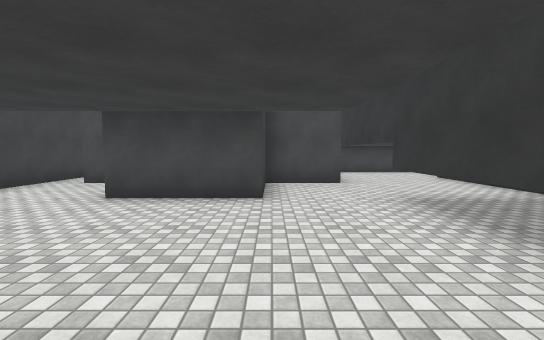
View 1 (above)

16 first-person views from a walk through a Unity game level. The camera is 1.5 m above the floor, tilts 4° down and sees 90° across. The floor is counted in squares, 2 m on a side. Each view is taken from the middle of a square. On the plan, view 1 faces up. The plan holds only what a view shows up to about 10 squares ahead; the rest is blank. The place goes on beyond the plan. The player is left out. Surface patterns are stand-ins for the level's own textures.

View 2
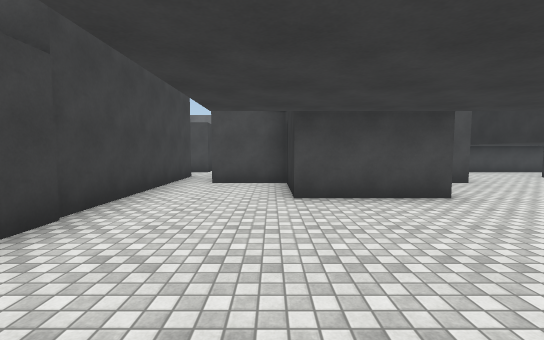

View 3
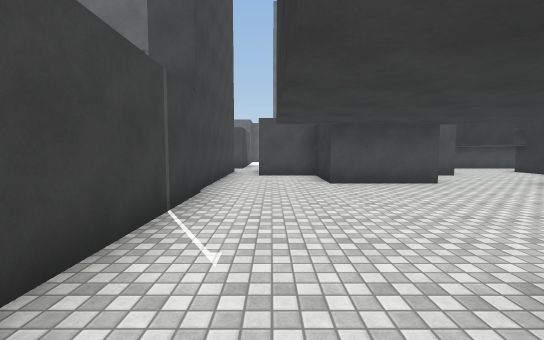

View 4
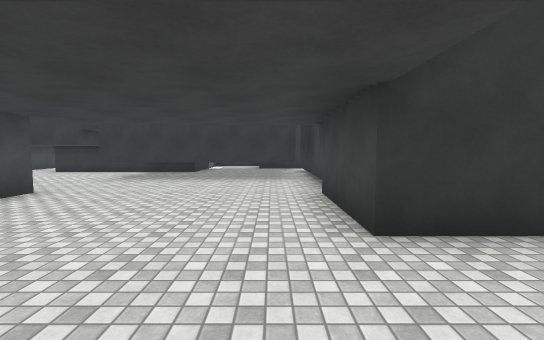

View 5
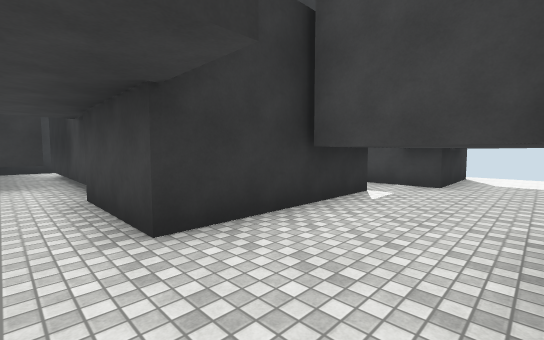

View 6
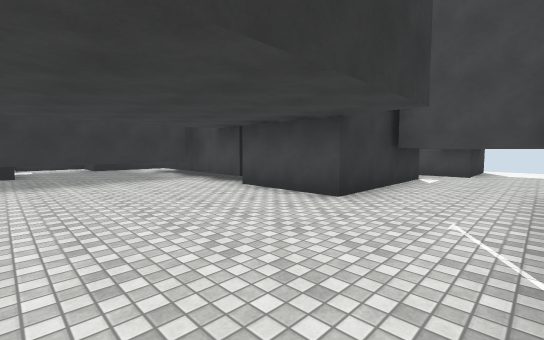

View 7
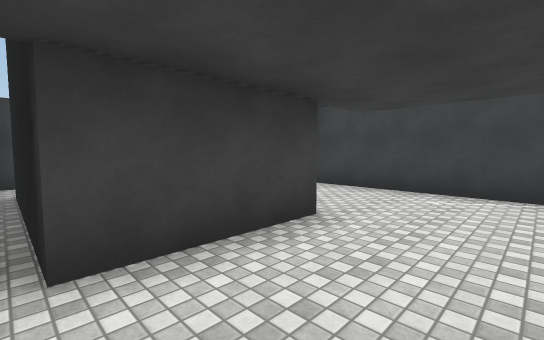

View 8
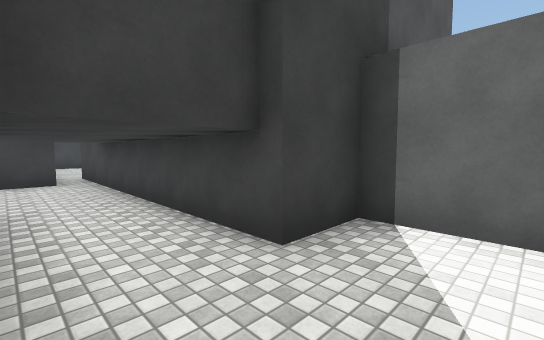

View 9
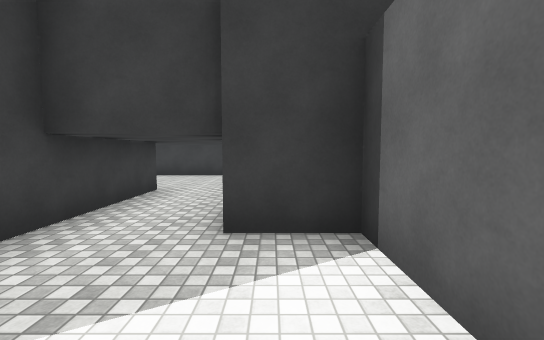

View 10
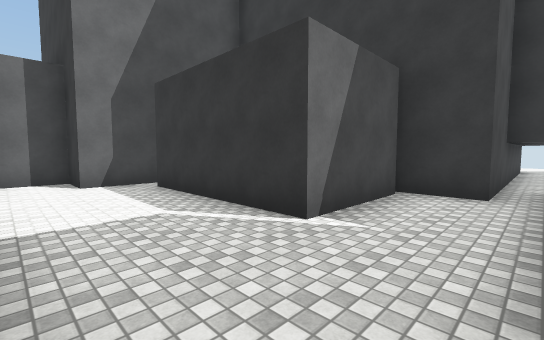

View 11
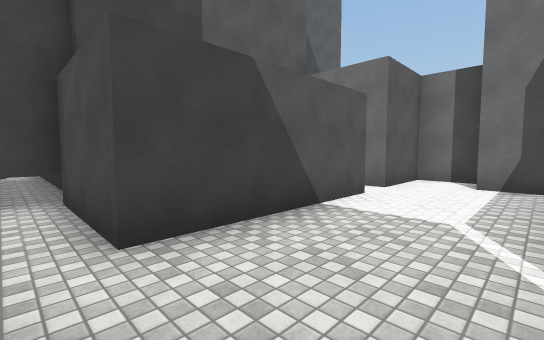

View 12
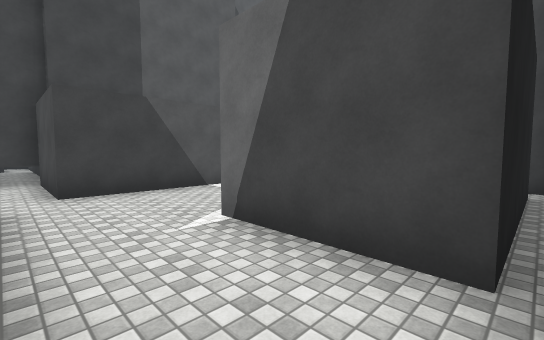

View 13
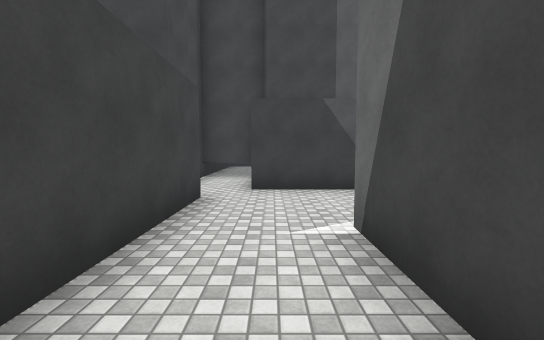

View 14
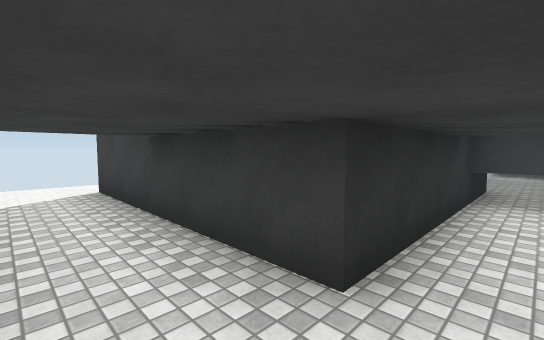

View 15
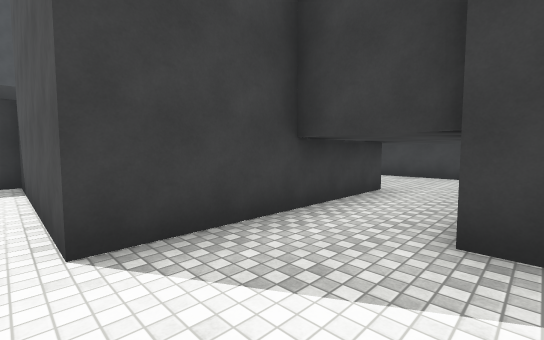

View 16
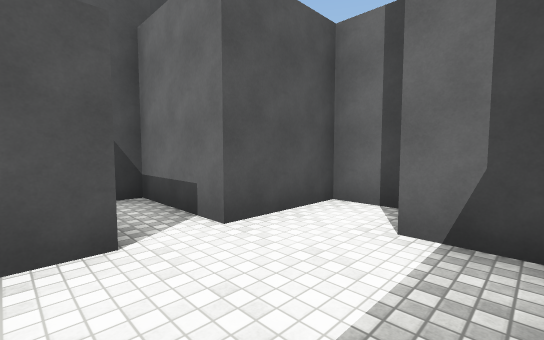

### Floor plan
Points are (right, up) in squares from view 1. A wall is a line through its corners. A room is listed if a view was taken in it or the views show most of it. See-through windows are left out.
Room 1 (views 1, 2, 3, 4, 5, 6, 7, 8, 9, 14, 15)
walls: (-0.1, 6) (-0.1, 4.3) (-2.7, 4.3) (-2.7, 6.3) (-4.5, 6.3); (3.9, 4.4) (4.8, 4.4); (4.7, 2.6) (4.7, 7.8) (9.7, 7.8) (9.7, 2.6) (10.1, 2.6); (1.9, -0.6) (1.9, 4.5); (1.6, 8.9) (1.6, 6.3) (-0.2, 6.3); (0.1, -0.9) (5.1, -0.9); (-5.3, 6.5) (-5.3, -2.9); (-5, -3) (-2.8, -3); (-2.7, -5) (-2.7, -0.9) (-0.1, -0.9) (-0.1, -4.9); (9.2, 10.8) (7.6, 10.8) (7.6, 9.6) (1.6, 9.6); (-3.6, -6.3) (-2, -6.3)
ways out: opening at (-5, 7.5) to room 2; opening at (1, 9) to room 3
Room 2 (views 10, 11, 16)
walls: (-2.7, 10.8) (-2.7, 14.9); (-5.3, 13.6) (-5.3, 9.6) (-7.8, 9.6) (-7.8, 8); (-4.5, 8.8) (-2.6, 8.8); (-2.2, 15.5) (-3.9, 15.5) (-3.9, 16.7) (-5.3, 16.7) (-5.3, 14.6) (-7.5, 14.6) (-7.5, 14.1); (-5.3, 8) (-5.3, 6.5)
ways out: opening at (-5, 7.5) to room 1; opening at (-1.5, 9.5) to room 3
Room 3 (views 12, 13)
walls: (1.6, 9.6) (0.1, 9.6) (0.1, 11); (-0.1, 14.9) (-0.1, 10.8) (-2.7, 10.8); (-2.6, 8.8) (-1.1, 8.8)
ways out: opening at (1, 9) to room 1; opening at (-1.5, 9.5) to room 2

Positions as (right, up) in squares from view 1, and headings:
1: (0, 0), facing up
2: (-3, 0), facing up
3: (-4, -2), facing up
4: (-5, 0), facing right
5: (-5, 0), facing down-right
6: (-5, 3), facing down-right
7: (0, 1), facing down-left
8: (9, 8), facing up-left
9: (10, 10), facing left
10: (-5, 9), facing up-right
11: (-3, 9), facing up-left
12: (0, 9), facing up-left
13: (0, 10), facing left
14: (4, 9), facing down-right
15: (10, 10), facing down-left
16: (-3, 13), facing up-left
